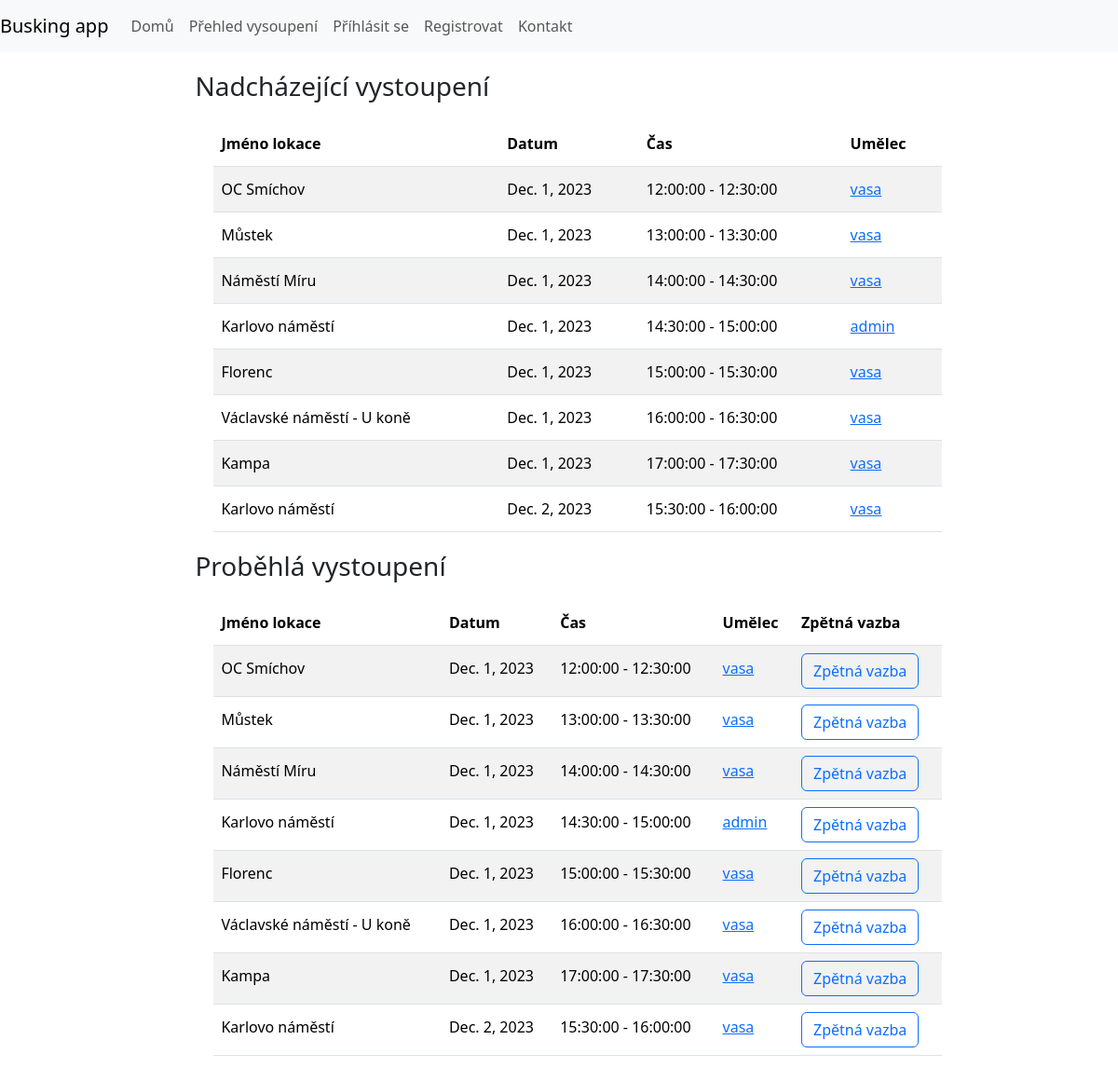
Page /shows/ on the committed database.
### show/models.py (models this page shows, shortened)
class Show(models.Model):
    artist = models.ForeignKey(User, on_delete=models.CASCADE, null=True)
    spot = models.ForeignKey(Spot, on_delete=models.CASCADE)
    date = models.DateField(null=True)
    time = models.ForeignKey('TimeSlot', on_delete=models.CASCADE)

class Spot(models.Model):
    lan = models.FloatField()
    lon = models.FloatField()
    name = models.CharField(max_length=125, null=False, default='')
    description = models.TextField(null=True)
    allowedSlots = models.CharField(max_length=300, null=False, default='')
    created_by = models.ForeignKey(User, on_delete=models.SET_NULL, null=True)
    shows_future = models.ManyToManyField('Show', related_name='show_f')
    shows_past = models.ManyToManyField('Show', related_name='show_p')

class TimeSlot(models.Model):
    start = models.TimeField()
    end = models.TimeField()
    def __str__(self):
        return str(self.start) + ' - ' + str(self.end)

### show/views.py (the view, shortened to what this page needs)
# urls.py: path("shows/", showList, name="shows"),
def showList(request):
    shows = Show.objects.filter(artist__isnull=False)
    context= {
        'shows':shows
    }
    return render(request, 'show_list.html', context)

### templates/show_list.html (shortened to what this page needs)
{% include '_base.html' %}
{% load static %}
{% block content %}
<div class="container">
    <div id="timetable">
        <h3>Nadcházející vystoupení</h3>
        <table class="table table-striped table-hover">
            <thead>
                    <th>Jméno lokace</th>
                    <th>Datum</th>
                    <th>Čas</th>
                    <th>Umělec</th>
            </thead>
            <tbody>
                {% for show in shows %}<tr>
                    <td>{{show.spot.name}}</td>
                    <td>{{show.date}}</td>
                    <td>{{show.time}}</td>
                    <td><a href="{% url 'artist' show.artist.id %}">{{show.artist}}</a></td>
                </tr>{% endfor %}
            </tbody>
        </table>
        <h3>Proběhlá vystoupení</h3>
        <table class="table table-striped table-hover">
            <thead>
                    <th>Jméno lokace</th>
                    <th>Datum</th>
                    <th>Čas</th>
                    <th>Umělec</th>
                    <th>Zpětná vazba</th>
            </thead>
            <tbody>
                {% for show in shows %}<tr>
                    <td>{{show.spot.name}}</td>
                    <td>{{show.date}}</td>
                    <td>{{show.time}}</td>
                    <td><a href="{% url 'artist' show.artist.id %}">{{show.artist}}</a></td>
                    <td><button class="feedback btn btn-outline-primary" value="{{show.id}}" data-bs-toggle="modal" data-bs-target="#feedbackModal">Zpětná vazba</button></td>
                </tr>{% endfor %}
            </tbody>
        </table>
    </div>
</div>
{% endblock %}

### static/css/style.css (style rules this page uses)
.container { width: 70%; padding: 20px; line-height: 200%; }
#timetable { margin: auto; width: 70%; }
#timetable table { margin: 20px; grid-template-columns: 100px 1fr 1fr; align-self: center; }

### rows in the picture
Show: spot.name "OC Smíchov", date "Dec. 1, 2023", time "12:00:00 - 12:30:00", artist "vasa", {{ show.id }} 397 (drawn)
Show: spot.name "Můstek", date "Dec. 1, 2023", time "13:00:00 - 13:30:00", artist "vasa", {{ show.id }} 421 (drawn)
Show: spot.name "Náměstí Míru", date "Dec. 1, 2023", time "14:00:00 - 14:30:00", artist "vasa", {{ show.id }} 462 (drawn)
Show: spot.name "Karlovo náměstí", date "Dec. 1, 2023", time "14:30:00 - 15:00:00", artist "admin", {{ show.id }} 466 (drawn)
Show: spot.name "Florenc", date "Dec. 1, 2023", time "15:00:00 - 15:30:00", artist "vasa", {{ show.id }} 489 (drawn)
Show: spot.name "Václavské náměstí - U koně", date "Dec. 1, 2023", time "16:00:00 - 16:30:00", artist "vasa", {{ show.id }} 507 (drawn)
Show: spot.name "Kampa", date "Dec. 1, 2023", time "17:00:00 - 17:30:00", artist "vasa", {{ show.id }} 538 (drawn)
Show: spot.name "Karlovo náměstí", date "Dec. 2, 2023", time "15:30:00 - 16:00:00", artist "vasa", {{ show.id }} 830 (drawn)
